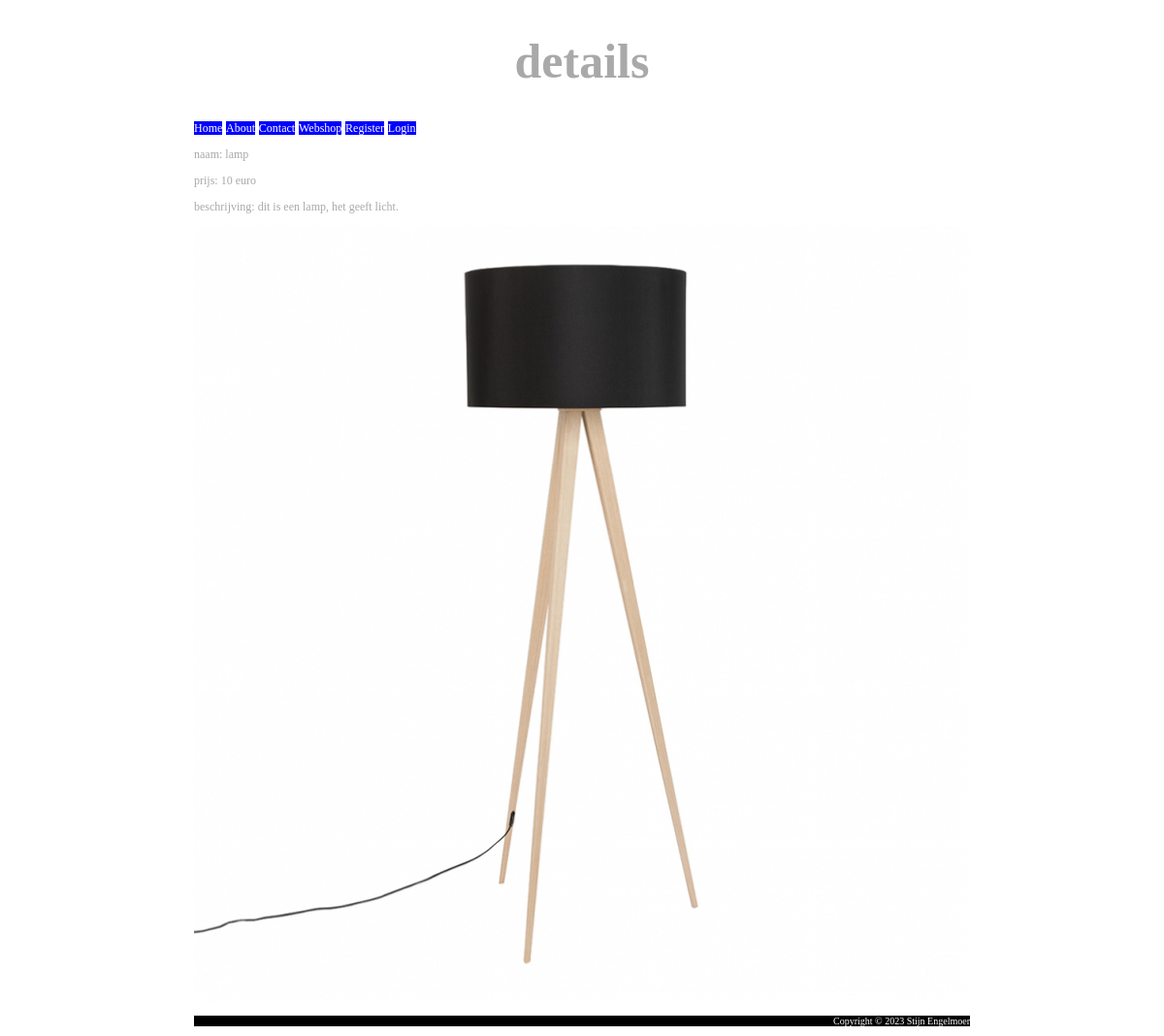
The app's page /index.php?page=webshopitem&row=3 with its own data.
### tables this page shows
CREATE TABLE `products` (
  `id` int NOT NULL,
  `name` text NOT NULL,
  `description` text NOT NULL,
  `price` text NOT NULL,
  `filename` text NOT NULL
);

### products.repository.php (called while the page is built, shortened)
<?php
function GetProductById($productId){
    $conn = ConnectDB();
    try {
        $productId = $conn->real_escape_string($productId);
        $sql = "SELECT * FROM products WHERE id ='$productId'";
        $result = mysqli_query($conn, $sql);
        if (mysqli_num_rows($result) > 0) {
            while($row = mysqli_fetch_assoc($result)) {
                $product = array("id" => $row["id"], "name" => $row["name"], "description" => $row["description"],
                "price" => $row["price"], "filename" => $row["filename"]);
            }
            return $product;
        } else {
            return null;
        }
    } finally {
    mysqli_close($conn);
    }
}

### product.service.php (called while the page is built, shortened)
<?php
include "products.repository.php";
function SearchForProductById($productId){
    $product = GetProductById($productId);
    return $product;
}

### webshopitem.php (the view)
<?php
function ShowWebshopItem($product){echo '
    <p>naam: ';echo $product["name"]; echo '</p>
    <p>prijs: ';echo $product["price"]; echo '</p>
    <p>beschrijving: ';echo $product["description"]; echo '</p>
    <img src="';echo $product["filename"]; echo '" width="100%" height="100%">';
}

### CSS/stylesheet.css (style rules this page uses)
body { font-size: 12px; color: darkgray; max-width: 800px; margin: auto; }

### records on screen
products: name "lamp", price "10 euro", description "dit is een lamp, het geeft licht.", filename (picture)

### other values on screen
$message "Home"
$message "About"
$message "Contact"
$message "Webshop"
$message "Register"
$message "Login"
